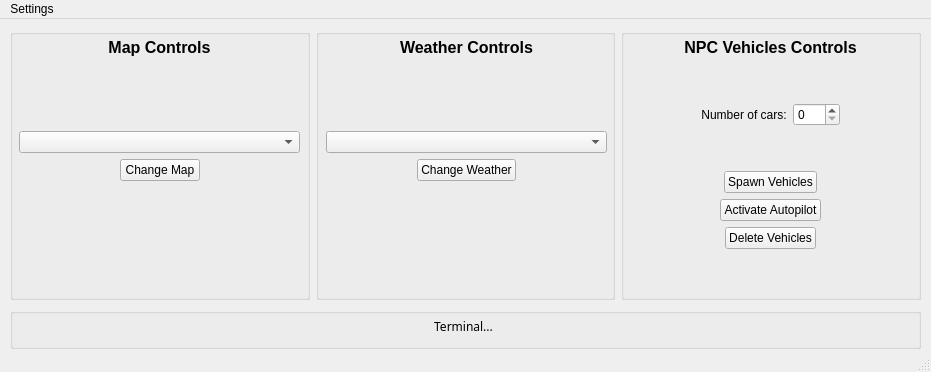
<?xml version="1.0" encoding="UTF-8"?>
<ui version="4.0">
 <class>MainWindow</class>
 <widget class="QMainWindow" name="MainWindow">
  <property name="geometry">
   <rect>
    <x>0</x>
    <y>0</y>
    <width>931</width>
    <height>372</height>
   </rect>
  </property>
  <property name="windowTitle">
   <string>MainWindow</string>
  </property>
  <widget class="QWidget" name="centralwidget">
   <widget class="QWidget" name="horizontalLayoutWidget">
    <property name="geometry">
     <rect>
      <x>10</x>
      <y>10</y>
      <width>911</width>
      <height>271</height>
     </rect>
    </property>
    <layout class="QHBoxLayout" name="horizontalLayout_2">
     <property name="sizeConstraint">
      <enum>QLayout::SetDefaultConstraint</enum>
     </property>
     <item>
      <widget class="QGroupBox" name="groupBox">
       <property name="title">
        <string/>
       </property>
       <widget class="QWidget" name="verticalLayoutWidget">
        <property name="geometry">
         <rect>
          <x>9</x>
          <y>9</y>
          <width>281</width>
          <height>251</height>
         </rect>
        </property>
        <layout class="QVBoxLayout" name="verticalLayout">
         <item>
          <widget class="QLabel" name="label">
           <property name="font">
            <font>
             <family>Arial</family>
             <pointsize>12</pointsize>
             <weight>75</weight>
             <bold>true</bold>
            </font>
           </property>
           <property name="text">
            <string>Map Controls</string>
           </property>
           <property name="alignment">
            <set>Qt::AlignHCenter|Qt::AlignTop</set>
           </property>
          </widget>
         </item>
         <item>
          <spacer name="verticalSpacer">
           <property name="orientation">
            <enum>Qt::Vertical</enum>
           </property>
           <property name="sizeHint" stdset="0">
            <size>
             <width>20</width>
             <height>80</height>
            </size>
           </property>
          </spacer>
         </item>
         <item>
          <widget class="QComboBox" name="map_list"/>
         </item>
         <item>
          <layout class="QHBoxLayout" name="horizontalLayout_4">
           <item>
            <spacer name="horizontalSpacer_3">
             <property name="orientation">
              <enum>Qt::Horizontal</enum>
             </property>
             <property name="sizeHint" stdset="0">
              <size>
               <width>40</width>
               <height>20</height>
              </size>
             </property>
            </spacer>
           </item>
           <item>
            <widget class="QPushButton" name="change_map">
             <property name="text">
              <string>Change Map</string>
             </property>
            </widget>
           </item>
           <item>
            <spacer name="horizontalSpacer_4">
             <property name="orientation">
              <enum>Qt::Horizontal</enum>
             </property>
             <property name="sizeHint" stdset="0">
              <size>
               <width>40</width>
               <height>20</height>
              </size>
             </property>
            </spacer>
           </item>
          </layout>
         </item>
         <item>
          <spacer name="verticalSpacer_5">
           <property name="orientation">
            <enum>Qt::Vertical</enum>
           </property>
           <property name="sizeHint" stdset="0">
            <size>
             <width>20</width>
             <height>120</height>
            </size>
           </property>
          </spacer>
         </item>
        </layout>
       </widget>
      </widget>
     </item>
     <item>
      <widget class="QGroupBox" name="groupBox_2">
       <property name="title">
        <string/>
       </property>
       <widget class="QWidget" name="verticalLayoutWidget_2">
        <property name="geometry">
         <rect>
          <x>10</x>
          <y>9</y>
          <width>281</width>
          <height>251</height>
         </rect>
        </property>
        <layout class="QVBoxLayout" name="verticalLayout_2">
         <item>
          <widget class="QLabel" name="label_2">
           <property name="font">
            <font>
             <family>Arial</family>
             <pointsize>12</pointsize>
             <weight>75</weight>
             <bold>true</bold>
            </font>
           </property>
           <property name="text">
            <string>Weather Controls</string>
           </property>
           <property name="alignment">
            <set>Qt::AlignHCenter|Qt::AlignTop</set>
           </property>
          </widget>
         </item>
         <item>
          <spacer name="verticalSpacer_2">
           <property name="orientation">
            <enum>Qt::Vertical</enum>
           </property>
           <property name="sizeHint" stdset="0">
            <size>
             <width>20</width>
             <height>80</height>
            </size>
           </property>
          </spacer>
         </item>
         <item>
          <widget class="QComboBox" name="weather_list"/>
         </item>
         <item>
          <layout class="QHBoxLayout" name="horizontalLayout_3">
           <item>
            <spacer name="horizontalSpacer">
             <property name="orientation">
              <enum>Qt::Horizontal</enum>
             </property>
             <property name="sizeHint" stdset="0">
              <size>
               <width>40</width>
               <height>20</height>
              </size>
             </property>
            </spacer>
           </item>
           <item>
            <widget class="QPushButton" name="change_weather">
             <property name="text">
              <string>Change Weather</string>
             </property>
            </widget>
           </item>
           <item>
            <spacer name="horizontalSpacer_2">
             <property name="orientation">
              <enum>Qt::Horizontal</enum>
             </property>
             <property name="sizeHint" stdset="0">
              <size>
               <width>40</width>
               <height>20</height>
              </size>
             </property>
            </spacer>
           </item>
          </layout>
         </item>
         <item>
          <spacer name="verticalSpacer_3">
           <property name="orientation">
            <enum>Qt::Vertical</enum>
           </property>
           <property name="sizeHint" stdset="0">
            <size>
             <width>20</width>
             <height>120</height>
            </size>
           </property>
          </spacer>
         </item>
        </layout>
       </widget>
      </widget>
     </item>
     <item>
      <widget class="QGroupBox" name="groupBox_3">
       <property name="title">
        <string/>
       </property>
       <widget class="QWidget" name="verticalLayoutWidget_3">
        <property name="geometry">
         <rect>
          <x>9</x>
          <y>9</y>
          <width>281</width>
          <height>251</height>
         </rect>
        </property>
        <layout class="QVBoxLayout" name="verticalLayout_3">
         <item>
          <widget class="QLabel" name="label_3">
           <property name="font">
            <font>
             <family>Arial</family>
             <pointsize>12</pointsize>
             <weight>75</weight>
             <bold>true</bold>
            </font>
           </property>
           <property name="text">
            <string>NPC Vehicles Controls</string>
           </property>
           <property name="alignment">
            <set>Qt::AlignHCenter|Qt::AlignTop</set>
           </property>
          </widget>
         </item>
         <item>
          <spacer name="verticalSpacer_6">
           <property name="orientation">
            <enum>Qt::Vertical</enum>
           </property>
           <property name="sizeHint" stdset="0">
            <size>
             <width>20</width>
             <height>40</height>
            </size>
           </property>
          </spacer>
         </item>
         <item>
          <layout class="QHBoxLayout" name="horizontalLayout_5">
           <item>
            <spacer name="horizontalSpacer_5">
             <property name="orientation">
              <enum>Qt::Horizontal</enum>
             </property>
             <property name="sizeHint" stdset="0">
              <size>
               <width>40</width>
               <height>20</height>
              </size>
             </property>
            </spacer>
           </item>
           <item>
            <widget class="QLabel" name="label_4">
             <property name="text">
              <string>Number of cars:</string>
             </property>
             <property name="alignment">
              <set>Qt::AlignCenter</set>
             </property>
             <property name="indent">
              <number>-1</number>
             </property>
            </widget>
           </item>
           <item>
            <widget class="QSpinBox" name="number_of_cars">
             <property name="maximum">
              <number>100</number>
             </property>
            </widget>
           </item>
           <item>
            <spacer name="horizontalSpacer_6">
             <property name="orientation">
              <enum>Qt::Horizontal</enum>
             </property>
             <property name="sizeHint" stdset="0">
              <size>
               <width>40</width>
               <height>20</height>
              </size>
             </property>
            </spacer>
           </item>
          </layout>
         </item>
         <item>
          <spacer name="verticalSpacer_7">
           <property name="orientation">
            <enum>Qt::Vertical</enum>
           </property>
           <property name="sizeHint" stdset="0">
            <size>
             <width>20</width>
             <height>10</height>
            </size>
           </property>
          </spacer>
         </item>
         <item>
          <layout class="QHBoxLayout" name="horizontalLayout_6">
           <item>
            <spacer name="horizontalSpacer_7">
             <property name="orientation">
              <enum>Qt::Horizontal</enum>
             </property>
             <property name="sizeHint" stdset="0">
              <size>
               <width>40</width>
               <height>20</height>
              </size>
             </property>
            </spacer>
           </item>
           <item>
            <widget class="QPushButton" name="spawn_vehicles">
             <property name="text">
              <string>Spawn Vehicles</string>
             </property>
            </widget>
           </item>
           <item>
            <spacer name="horizontalSpacer_8">
             <property name="orientation">
              <enum>Qt::Horizontal</enum>
             </property>
             <property name="sizeHint" stdset="0">
              <size>
               <width>40</width>
               <height>20</height>
              </size>
             </property>
            </spacer>
           </item>
          </layout>
         </item>
         <item>
          <layout class="QHBoxLayout" name="horizontalLayout_7">
           <item>
            <spacer name="horizontalSpacer_9">
             <property name="orientation">
              <enum>Qt::Horizontal</enum>
             </property>
             <property name="sizeHint" stdset="0">
              <size>
               <width>40</width>
               <height>20</height>
              </size>
             </property>
            </spacer>
           </item>
           <item>
            <widget class="QPushButton" name="activate_autopilot">
             <property name="text">
              <string>Activate Autopilot</string>
             </property>
            </widget>
           </item>
           <item>
            <spacer name="horizontalSpacer_10">
             <property name="orientation">
              <enum>Qt::Horizontal</enum>
             </property>
             <property name="sizeHint" stdset="0">
              <size>
               <width>40</width>
               <height>20</height>
              </size>
             </property>
            </spacer>
           </item>
          </layout>
         </item>
         <item>
          <layout class="QHBoxLayout" name="horizontalLayout_8">
           <item>
            <spacer name="horizontalSpacer_11">
             <property name="orientation">
              <enum>Qt::Horizontal</enum>
             </property>
             <property name="sizeHint" stdset="0">
              <size>
               <width>40</width>
               <height>20</height>
              </size>
             </property>
            </spacer>
           </item>
           <item>
            <widget class="QPushButton" name="delete_vehicles">
             <property name="text">
              <string>Delete Vehicles</string>
             </property>
            </widget>
           </item>
           <item>
            <spacer name="horizontalSpacer_12">
             <property name="orientation">
              <enum>Qt::Horizontal</enum>
             </property>
             <property name="sizeHint" stdset="0">
              <size>
               <width>40</width>
               <height>20</height>
              </size>
             </property>
            </spacer>
           </item>
          </layout>
         </item>
         <item>
          <spacer name="verticalSpacer_4">
           <property name="orientation">
            <enum>Qt::Vertical</enum>
           </property>
           <property name="sizeHint" stdset="0">
            <size>
             <width>20</width>
             <height>40</height>
            </size>
           </property>
          </spacer>
         </item>
        </layout>
       </widget>
      </widget>
     </item>
    </layout>
   </widget>
   <widget class="QWidget" name="verticalLayoutWidget_4">
    <property name="geometry">
     <rect>
      <x>10</x>
      <y>289</y>
      <width>911</width>
      <height>41</height>
     </rect>
    </property>
    <layout class="QVBoxLayout" name="verticalLayout_4">
     <item>
      <widget class="QGroupBox" name="groupBox_4">
       <property name="font">
        <font>
         <family>MS Shell Dlg 2</family>
        </font>
       </property>
       <property name="title">
        <string/>
       </property>
       <widget class="QLabel" name="terminal">
        <property name="geometry">
         <rect>
          <x>-2</x>
          <y>-2</y>
          <width>911</width>
          <height>41</height>
         </rect>
        </property>
        <property name="font">
         <font>
          <family>Arial Rounded MT Bold</family>
          <weight>50</weight>
          <bold>false</bold>
         </font>
        </property>
        <property name="text">
         <string>Terminal...</string>
        </property>
        <property name="alignment">
         <set>Qt::AlignCenter</set>
        </property>
       </widget>
      </widget>
     </item>
    </layout>
   </widget>
  </widget>
  <widget class="QStatusBar" name="statusbar"/>
  <widget class="QMenuBar" name="menubar">
   <property name="geometry">
    <rect>
     <x>0</x>
     <y>0</y>
     <width>931</width>
     <height>21</height>
    </rect>
   </property>
   <widget class="QMenu" name="menuManager">
    <property name="title">
     <string>Settings</string>
    </property>
    <widget class="QMenu" name="menuCustomize">
     <property name="title">
      <string>Customize</string>
     </property>
     <addaction name="actionTheme_1"/>
     <addaction name="actionTheme_2"/>
    </widget>
    <addaction name="actionCenas"/>
    <addaction name="menuCustomize"/>
   </widget>
   <addaction name="menuManager"/>
  </widget>
  <action name="actionCenas">
   <property name="text">
    <string>Change IP</string>
   </property>
  </action>
  <action name="actionTheme_1">
   <property name="text">
    <string>Theme 1</string>
   </property>
  </action>
  <action name="actionTheme_2">
   <property name="text">
    <string>Theme 2</string>
   </property>
  </action>
 </widget>
 <resources/>
 <connections/>
</ui>
